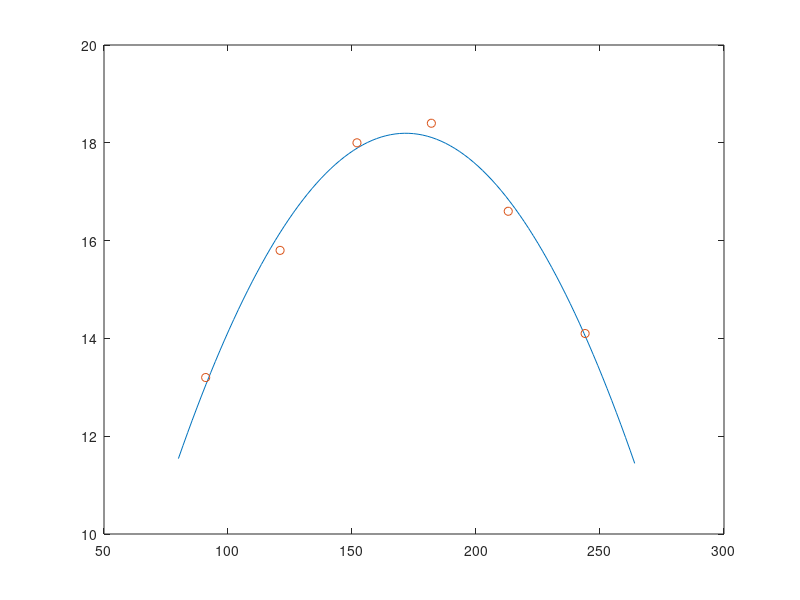

Reproduce this figure in MATLAB.
%authors - Ivan Liljeqvist and Filip Martinsson
%version - 2015-04-12

%save starting values in x and y
x=[91 121 152 182 213 244];
y=[13.2 15.8 18.0 18.4 16.6 14.1];

%make the matrix that will correspond to a quadratic polymone

A= [91^2 91 1;
    121^2 121 1;
    152^2 152 1;
    182^2 182 1;
    213^2 213 1;
    244^2 244 1;
    ];

%y values that we know from the beginning
b=[13.2 15.8 18.0 18.4 16.6 14.1]';

%Find the coefficients for the quadratic equation
p=(A'*A)\(A'*b);

%plot everything
%interval in the graph
x1 = linspace(80,264);
%fill in the y values 
y1 = polyval(p,x1);

%plot the line
plot(x1,y1)

hold on

%plot our start values
plot(x,y,'o');
hold off

%Now we'll calculate the number of hours the sun is up on Mid-Summer
MID_SUMMER_DAY_NUMBER=171;

NUM_OF_HOURS_MID_SUMMER=interp1(x1,y1, MID_SUMMER_DAY_NUMBER+1);
MAX_HOURS=max(y1);




